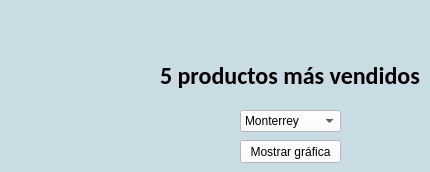
      <widget class="QWidget" name="tab_9">
       <property name="styleSheet">
        <string notr="true">background-color: rgb(201, 220, 227);</string>
       </property>
       <attribute name="title">
        <string>Gráficas de barra</string>
       </attribute>
       <widget class="QLabel" name="nombre_cte_gest_sald_26">
        <property name="enabled">
         <bool>true</bool>
        </property>
        <property name="geometry">
         <rect>
          <x>160</x>
          <y>60</y>
          <width>261</width>
          <height>31</height>
         </rect>
        </property>
        <property name="font">
         <font>
          <family>Calibri</family>
          <pointsize>18</pointsize>
          <weight>75</weight>
          <bold>true</bold>
         </font>
        </property>
        <property name="text">
         <string>5 productos más vendidos</string>
        </property>
       </widget>
       <widget class="QPushButton" name="boton_mostrar_grafica_barra">
        <property name="geometry">
         <rect>
          <x>240</x>
          <y>140</y>
          <width>101</width>
          <height>23</height>
         </rect>
        </property>
        <property name="styleSheet">
         <string notr="true">background-color: rgb(255, 255, 255);</string>
        </property>
        <property name="text">
         <string>Mostrar gráfica</string>
        </property>
       </widget>
       <widget class="QComboBox" name="combo_grafica_barra_almacen_elegido">
        <property name="geometry">
         <rect>
          <x>240</x>
          <y>110</y>
          <width>101</width>
          <height>22</height>
         </rect>
        </property>
        <property name="styleSheet">
         <string notr="true">background-color: rgb(255, 255, 255);</string>
        </property>
        <item>
         <property name="text">
          <string>Monterrey</string>
         </property>
        </item>
        <item>
         <property name="text">
          <string>San Nicolás</string>
         </property>
        </item>
       </widget>
      </widget>
